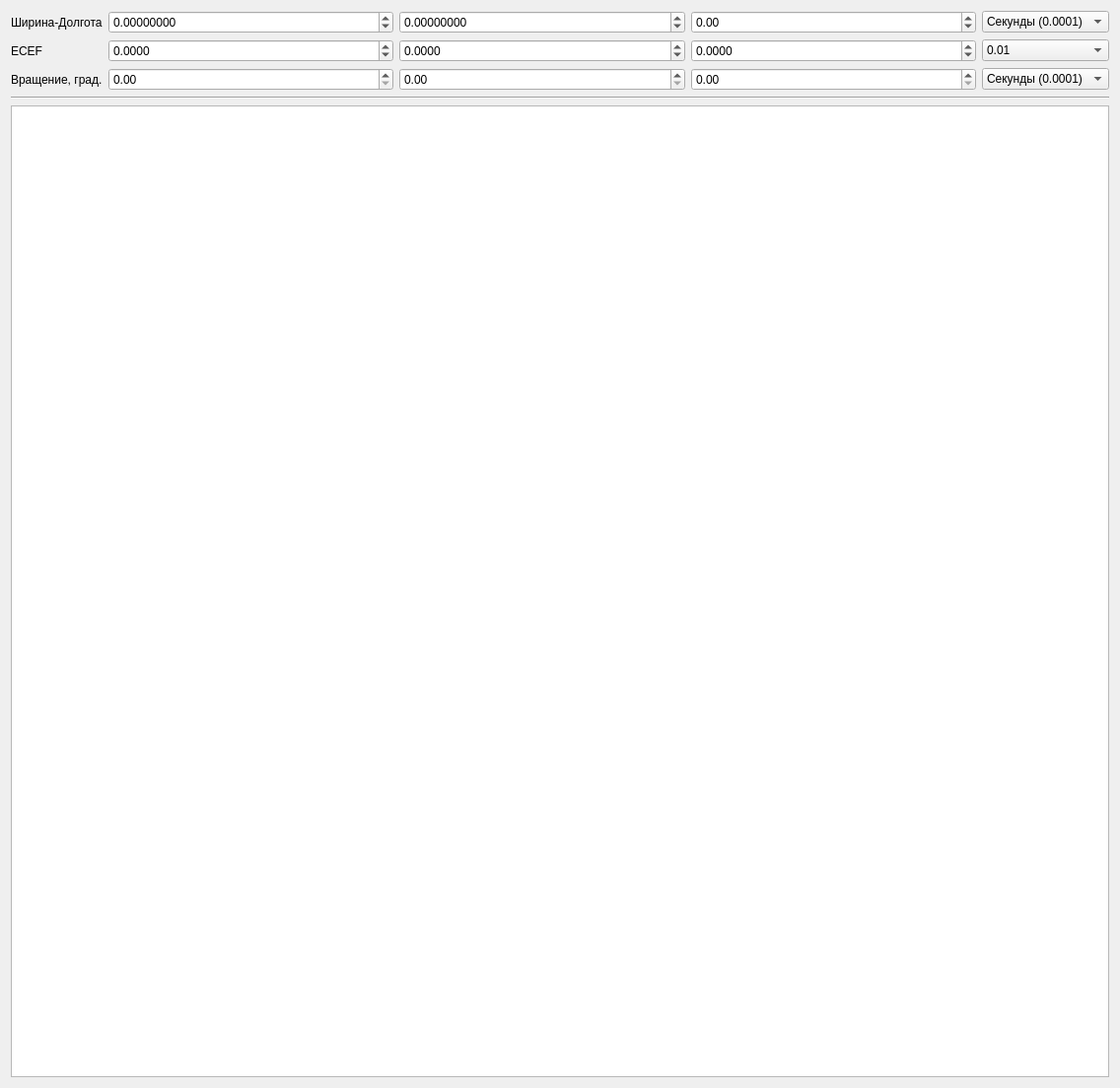
<?xml version="1.0" encoding="UTF-8"?>
<ui version="4.0">
 <class>ObjectPropertiesEditor</class>
 <widget class="QWidget" name="ObjectPropertiesEditor">
  <property name="geometry">
   <rect>
    <x>0</x>
    <y>0</y>
    <width>1136</width>
    <height>1104</height>
   </rect>
  </property>
  <property name="windowTitle">
   <string>Form</string>
  </property>
  <layout class="QGridLayout" name="gridLayout">
   <item row="3" column="3">
    <widget class="QDoubleSpinBox" name="rotZspin">
     <property name="sizePolicy">
      <sizepolicy hsizetype="MinimumExpanding" vsizetype="Fixed">
       <horstretch>0</horstretch>
       <verstretch>0</verstretch>
      </sizepolicy>
     </property>
     <property name="maximum">
      <double>359.990000000000009</double>
     </property>
    </widget>
   </item>
   <item row="0" column="3">
    <widget class="QDoubleSpinBox" name="altSpin">
     <property name="sizePolicy">
      <sizepolicy hsizetype="MinimumExpanding" vsizetype="Fixed">
       <horstretch>0</horstretch>
       <verstretch>0</verstretch>
      </sizepolicy>
     </property>
     <property name="minimum">
      <double>-3000.000000000000000</double>
     </property>
     <property name="maximum">
      <double>3000.000000000000000</double>
     </property>
    </widget>
   </item>
   <item row="0" column="1">
    <widget class="QDoubleSpinBox" name="latSpin">
     <property name="sizePolicy">
      <sizepolicy hsizetype="MinimumExpanding" vsizetype="Fixed">
       <horstretch>0</horstretch>
       <verstretch>0</verstretch>
      </sizepolicy>
     </property>
     <property name="decimals">
      <number>8</number>
     </property>
     <property name="minimum">
      <double>-180.000000000000000</double>
     </property>
     <property name="maximum">
      <double>180.000000000000000</double>
     </property>
     <property name="singleStep">
      <double>0.000100000000000</double>
     </property>
    </widget>
   </item>
   <item row="3" column="1">
    <widget class="QDoubleSpinBox" name="rotXspin">
     <property name="sizePolicy">
      <sizepolicy hsizetype="MinimumExpanding" vsizetype="Fixed">
       <horstretch>0</horstretch>
       <verstretch>0</verstretch>
      </sizepolicy>
     </property>
     <property name="maximum">
      <double>359.990000000000009</double>
     </property>
    </widget>
   </item>
   <item row="1" column="2">
    <widget class="QDoubleSpinBox" name="ecefYspin">
     <property name="sizePolicy">
      <sizepolicy hsizetype="MinimumExpanding" vsizetype="Fixed">
       <horstretch>0</horstretch>
       <verstretch>0</verstretch>
      </sizepolicy>
     </property>
     <property name="decimals">
      <number>4</number>
     </property>
     <property name="minimum">
      <double>-40100000.000000000000000</double>
     </property>
     <property name="maximum">
      <double>40100000.000000000000000</double>
     </property>
     <property name="value">
      <double>0.000000000000000</double>
     </property>
    </widget>
   </item>
   <item row="0" column="4">
    <widget class="QComboBox" name="llaCombo">
     <item>
      <property name="text">
       <string>Секунды (0.0001)</string>
      </property>
     </item>
     <item>
      <property name="text">
       <string>Минуты (0.0100)</string>
      </property>
     </item>
     <item>
      <property name="text">
       <string>Градусы (1.0000)</string>
      </property>
     </item>
    </widget>
   </item>
   <item row="3" column="0">
    <widget class="QLabel" name="rot">
     <property name="text">
      <string>Вращение, град.</string>
     </property>
    </widget>
   </item>
   <item row="5" column="0" colspan="5">
    <widget class="QTableView" name="tableView"/>
   </item>
   <item row="1" column="1">
    <widget class="QDoubleSpinBox" name="ecefXspin">
     <property name="sizePolicy">
      <sizepolicy hsizetype="MinimumExpanding" vsizetype="Fixed">
       <horstretch>0</horstretch>
       <verstretch>0</verstretch>
      </sizepolicy>
     </property>
     <property name="decimals">
      <number>4</number>
     </property>
     <property name="minimum">
      <double>-40100000.000000000000000</double>
     </property>
     <property name="maximum">
      <double>40100000.000000000000000</double>
     </property>
     <property name="value">
      <double>0.000000000000000</double>
     </property>
    </widget>
   </item>
   <item row="1" column="4">
    <widget class="QComboBox" name="ecefCombo">
     <item>
      <property name="text">
       <string>0.01</string>
      </property>
     </item>
     <item>
      <property name="text">
       <string>0.1</string>
      </property>
     </item>
     <item>
      <property name="text">
       <string>1</string>
      </property>
     </item>
     <item>
      <property name="text">
       <string>10</string>
      </property>
     </item>
     <item>
      <property name="text">
       <string>100</string>
      </property>
     </item>
     <item>
      <property name="text">
       <string/>
      </property>
     </item>
    </widget>
   </item>
   <item row="0" column="0">
    <widget class="QLabel" name="lla">
     <property name="text">
      <string>Ширина-Долгота</string>
     </property>
    </widget>
   </item>
   <item row="3" column="4">
    <widget class="QComboBox" name="rotCombo">
     <item>
      <property name="text">
       <string>Секунды (0.0001)</string>
      </property>
     </item>
     <item>
      <property name="text">
       <string>Минуты (0.0100)</string>
      </property>
     </item>
     <item>
      <property name="text">
       <string>Градусы (1.0000)</string>
      </property>
     </item>
    </widget>
   </item>
   <item row="1" column="0">
    <widget class="QLabel" name="ecef">
     <property name="text">
      <string>ECEF</string>
     </property>
    </widget>
   </item>
   <item row="1" column="3">
    <widget class="QDoubleSpinBox" name="ecefZspin">
     <property name="sizePolicy">
      <sizepolicy hsizetype="MinimumExpanding" vsizetype="Fixed">
       <horstretch>0</horstretch>
       <verstretch>0</verstretch>
      </sizepolicy>
     </property>
     <property name="decimals">
      <number>4</number>
     </property>
     <property name="minimum">
      <double>-40100000.000000000000000</double>
     </property>
     <property name="maximum">
      <double>40100000.000000000000000</double>
     </property>
    </widget>
   </item>
   <item row="4" column="0" colspan="5">
    <widget class="Line" name="line">
     <property name="orientation">
      <enum>Qt::Horizontal</enum>
     </property>
    </widget>
   </item>
   <item row="0" column="2">
    <widget class="QDoubleSpinBox" name="lonSpin">
     <property name="sizePolicy">
      <sizepolicy hsizetype="MinimumExpanding" vsizetype="Fixed">
       <horstretch>0</horstretch>
       <verstretch>0</verstretch>
      </sizepolicy>
     </property>
     <property name="decimals">
      <number>8</number>
     </property>
     <property name="minimum">
      <double>-180.000000000000000</double>
     </property>
     <property name="maximum">
      <double>180.990000000000009</double>
     </property>
     <property name="singleStep">
      <double>0.000100000000000</double>
     </property>
    </widget>
   </item>
   <item row="3" column="2">
    <widget class="QDoubleSpinBox" name="rotYspin">
     <property name="sizePolicy">
      <sizepolicy hsizetype="MinimumExpanding" vsizetype="Fixed">
       <horstretch>0</horstretch>
       <verstretch>0</verstretch>
      </sizepolicy>
     </property>
     <property name="maximum">
      <double>359.990000000000009</double>
     </property>
    </widget>
   </item>
  </layout>
 </widget>
 <resources/>
 <connections/>
</ui>
